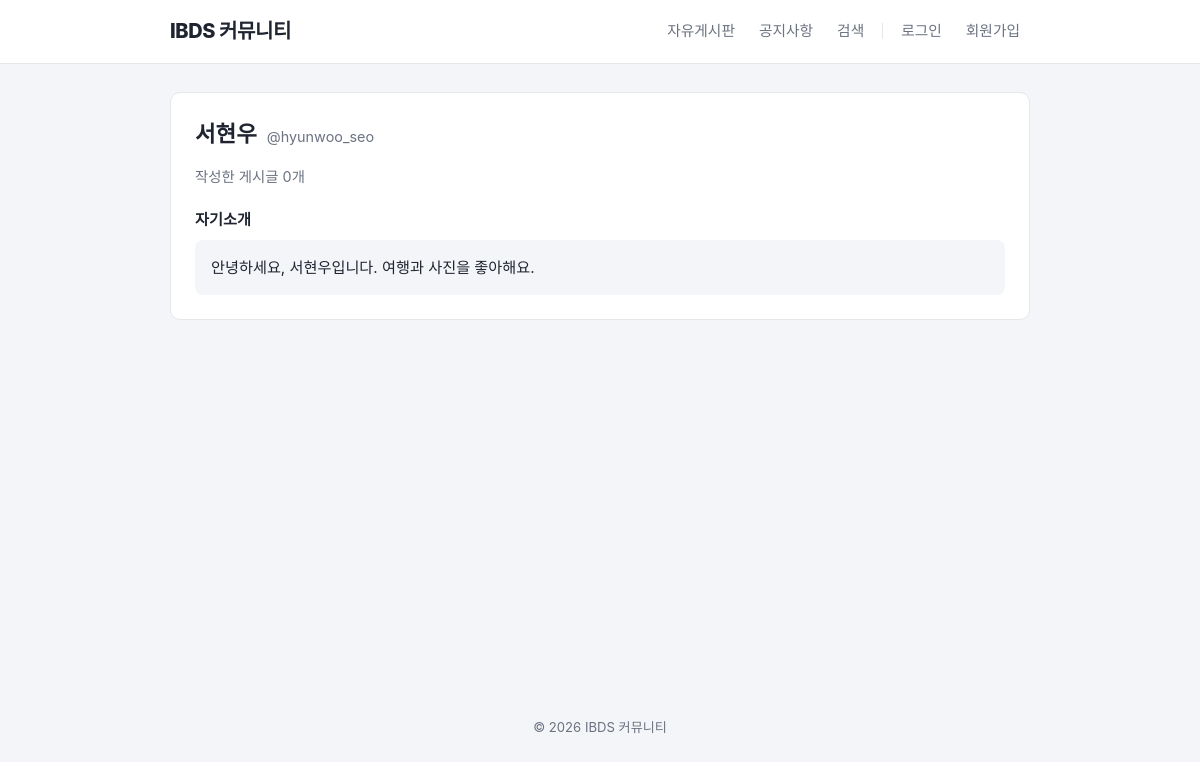
The app's page /profile.php?user=hyunwoo_seo with its own data.
### tables this page shows
CREATE TABLE users (
  id INT AUTO_INCREMENT PRIMARY KEY,
  username VARCHAR(50) NOT NULL UNIQUE,
  password VARCHAR(255) NOT NULL,
  email VARCHAR(100) NOT NULL,
  nickname VARCHAR(50) NOT NULL,
  bio TEXT NULL DEFAULT NULL,
  is_admin TINYINT(1) NOT NULL DEFAULT 0,
  created_at DATETIME NOT NULL DEFAULT CURRENT_TIMESTAMP
);

### src/profile.php (the view, shortened to what this page needs)
<?php
require_once __DIR__ . '/config/db.php';
require __DIR__ . '/includes/header.php';
$username = $_GET['user'] ?? '';
$sql = "SELECT * FROM users WHERE username='" . $username . "'";
$result = mysqli_query($conn, $sql);
$user = mysqli_fetch_assoc($result);
$countResult = mysqli_query($conn, "SELECT COUNT(*) AS cnt FROM posts WHERE user_id=" . (int) $user['id']);
$postCount = mysqli_fetch_assoc($countResult)['cnt'];
?>
<div class="card">
<div class="profile-header">
<h2 class="page-title" style="margin:0;"><?php echo htmlspecialchars($user['nickname'], ENT_QUOTES); ?></h2>
<span class="username">@<?php echo htmlspecialchars($user['username'], ENT_QUOTES); ?></span>
</div>
<p class="profile-stat">작성한 게시글 <?php echo (int) $postCount; ?>개</p>
<h3 style="font-size:0.95rem;margin-bottom:8px;">자기소개</h3>
<div class="bio-box"><?php echo $user['bio']; ?></div>
</div>
<?php require __DIR__ . '/includes/footer.php'; ?>

### src/assets/css/style.css (style rules this page uses)
:root { --bg: #f4f5f8; --surface: #ffffff; --text: #1f2430; --muted: #6b7280; --border: #e5e7eb; --primary: #4f46e5; --primary-hover: #4338ca; --primary-soft: #eef2ff; --danger: #dc2626; --danger-bg: #fef2f2; --success: #16a34a; --success-bg: #f0fdf4; --notice: #b45309; --notice-bg: #fffbeb; --free: #2563eb; --free-bg: #eff6ff; --radius: 10px; }
* { box-sizing: border-box; }
html, body { height: 100%; }
body { margin: 0; background: var(--bg); color: var(--text); font-family: "Noto Sans KR", "Pretendard", -apple-system, "Segoe UI", system-ui, sans-serif; line-height: 1.55; display: flex; flex-direction: column; min-height: 100vh; }
h2.page-title { font-size: 1.4rem; font-weight: 700; margin: 0 0 16px; }
.card { background: var(--surface); border: 1px solid var(--border); border-radius: var(--radius); padding: 24px; }
.profile-header { display: flex; align-items: baseline; gap: 10px; margin-bottom: 4px; }
.profile-header .username { color: var(--muted); font-size: 0.9rem; }
.profile-stat { color: var(--muted); font-size: 0.9rem; margin-bottom: 20px; }
.bio-box { background: var(--bg); border-radius: 8px; padding: 16px; font-size: 0.95rem; }

### records on screen
users: nickname "서현우", username "hyunwoo_seo", bio "안녕하세요, 서현우입니다. 여행과 사진을 좋아해요."

### other values on screen
$postCount "0"
